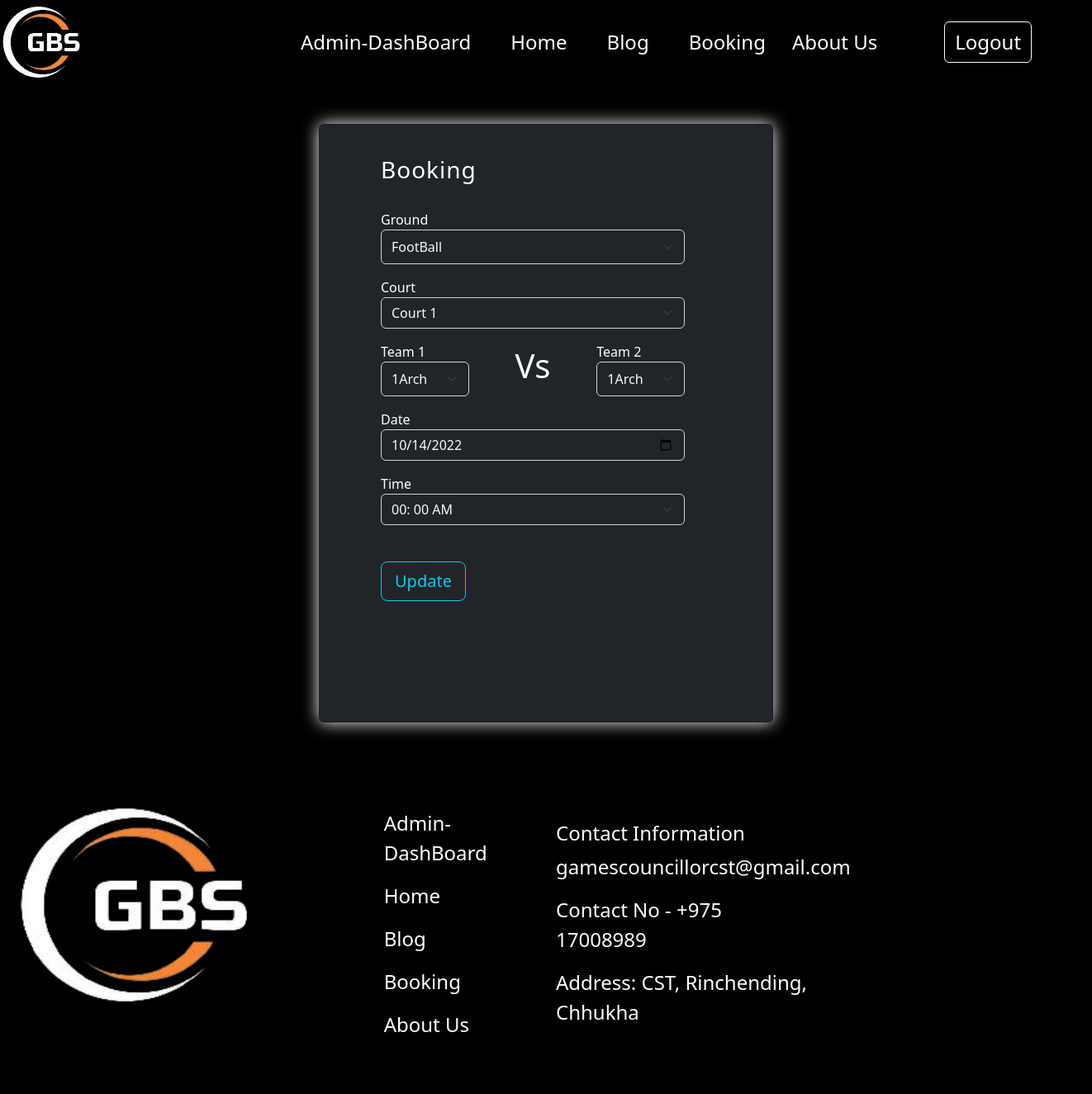
The app's page /editBooking/1 (signed in) with its own data.
### models.py (models this page shows, shortened)
class Bookings(db.Model):
    bId = db.Column(db.Integer, primary_key=True, autoincrement=True)
    ground = db.Column(db.String(100), nullable=False)
    team_1 = db.Column(db.String(10), nullable=False)
    team_2 = db.Column(db.String(10), nullable=False)
    courtName = db.Column(db.String(100), nullable=False)
    date = db.Column(db.Date, nullable=False)
    time = db.Column(db.String(100), nullable=False)

### app.py (the view)
@app.route('/editBooking/<int:id>',methods=['GET','POST'])
def editB(id):
    if 'role' in session:
        form=f.BookingForm()
        g=Grounds.query.all()
        ground=[]
        for x in g:
            ground.append(x.groundName)
        form.groundName.choices=ground
        form.courtName.choices=func.court(3)
        form.time.choices=func.schedule(1)
        form.team_1.choices=course
        form.team_2.choices=course
        uData=Bookings.query.get_or_404(id)
        bk={'booking':form}
        detail={'bk':bk,'uData':uData}
        if request.method == 'POST':
            checkBook=Bookings.query.all()
            for x in checkBook:
                if(x.ground==form.groundName.data and x.courtName==form.courtName.data and x.date==form.date.data and x.time==form.time.data):
                    flash("Booking has been already made",'danger')
                    return redirect('/gamesCouncillor-Dashboard')
            uData.groundName=form.groundName.data
            uData.team_1=form.team_1.data
            uData.team_2=form.team_2.data
            uData.courtName=form.courtName.data
            uData.date=form.date.data
            uData.time=form.time.data
            db.session.commit()
            flash('Booking has been updated successfully','success')
            return redirect('/booking')
        else:
            return render_template('editGivenBooking.html',data={'role_status': session['LogAs']},detail=detail)
    else:
        return redirect('/login')

### forms.py
class BookingForm(FlaskForm):
    groundName = SelectField('Ground', validators=[DataRequired()])
    team_1=SelectField('Team 1', validators=[DataRequired()])
    team_2=SelectField('Team 2', validators=[DataRequired()])
    courtName = SelectField('Court', validators=[DataRequired()])
    date = DateField('Date', validators=[DataRequired()])
    time = SelectField('Time' ,validators=[DataRequired()])
    submit = SubmitField('Book Now')

### functions.py (called while the page is built)
def court(r):
    court=[]
    for x in range(1,r):
        court.append("Court "+str(x))
    return court

### templates/editGivenBooking.html (shortened to what this page needs)
{%extends 'index.html'%}
{%block content%}
<div class="card bg-dark mx-auto my-5 py-5" style="width: 550px; box-shadow: 0 0 20px white;" >
  <section class="" >
      <div class="container col-12" >
        <div class="row mx-auto">
          <div class="col-12 mx-auto my-4  text-black">
            <div class="d-flex align-items-center h-custom-2 mx-auto mt-3" style="width: 400px;">
              <form class="text-start" method="post" style="width: 23rem;">
                <h3 class="fw-normal mb-3 pb-3" style="letter-spacing: 1px;">Booking</h3>
                <div class="form-outline mb-3">
                  {{detail.bk.booking.groundName.label(class="text-start")}}
                  {{detail.bk.booking.groundName(class="form-select bg-dark text-light form-control-lg",value=detail.uData.groundName)}}
                </div>
                <div class="form-outline mb-3">
                  {{detail.bk.booking.courtName.label(class="text-start")}}
                  {{detail.bk.booking.courtName(class="form-select bg-dark text-light ",value=detail.uData.courtName)}}
                </div>
                <div class=" row mb-3">
                  <div class=" form-outline col-4">
                    {{detail.bk.booking.team_1.label(class="text-start")}}
                    {{detail.bk.booking.team_1(class="form-select bg-dark text-light col-4 form-control-lg", value=detail.uData.team_1)}}
                  </div>
                  <h1 class="text-center col-4 align-content-center">Vs</h1>
                  <div class="form-outline col-4">
                    {{detail.bk.booking.team_2.label(class="text-start")}}
                    {{detail.bk.booking.team_2(class="form-select bg-dark col-4 text-light form-control-lg", value=detail.uData.team_2)}}
                  </div>
                </div>
                <div class="row mb-3">
                  <div class="form-outline">
                    {{detail.bk.booking.date.label(class="text-start")}}
                    {{detail.bk.booking.date(class="form-control mb-3 bg-dark text-light ", value=detail.uData.date )}}
                  </div>
                  <div class="form-outline">
                    {{detail.bk.booking.time.label(class="text-start")}}
                    {{detail.bk.booking.time(class="form-select mb-3 bg-dark text-light", value=detail.uData.time)}}
                  </div>
                </div>
                <div class="pt-1 mt-4 mb-4 text-start">
                  {{detail.bk.booking.submit(class="btn btn-outline-info btn-lg btn-block " ,value='Update')}}
                </div>
              </form>
            </div>
          </div>
        </div>
      </div>
    </section>
</div>
{%endblock%}

### static/css/index.css (style rules this page uses)
* { background-color: rgba(0, 0, 0, 0); color: white; }
@media (min-width: 1025px) { .h-custom-2 { height: 80%; } }

### records on screen
Bookings: courtName "Court 1", team_1 "1Arch", team_2 "1Arch", date "10/14/2022", time "00: 00 AM"

### other values on screen
{{ detail.bk.booking.groundName.label(class="text-start") }} "Ground"
{{ detail.bk.booking.courtName.label(class="text-start") }} "Court"
{{ detail.bk.booking.team_1.label(class="text-start") }} "Team 1"
{{ detail.bk.booking.team_2.label(class="text-start") }} "Team 2"
{{ detail.bk.booking.date.label(class="text-start") }} "Date"
{{ detail.bk.booking.time.label(class="text-start") }} "Time"
